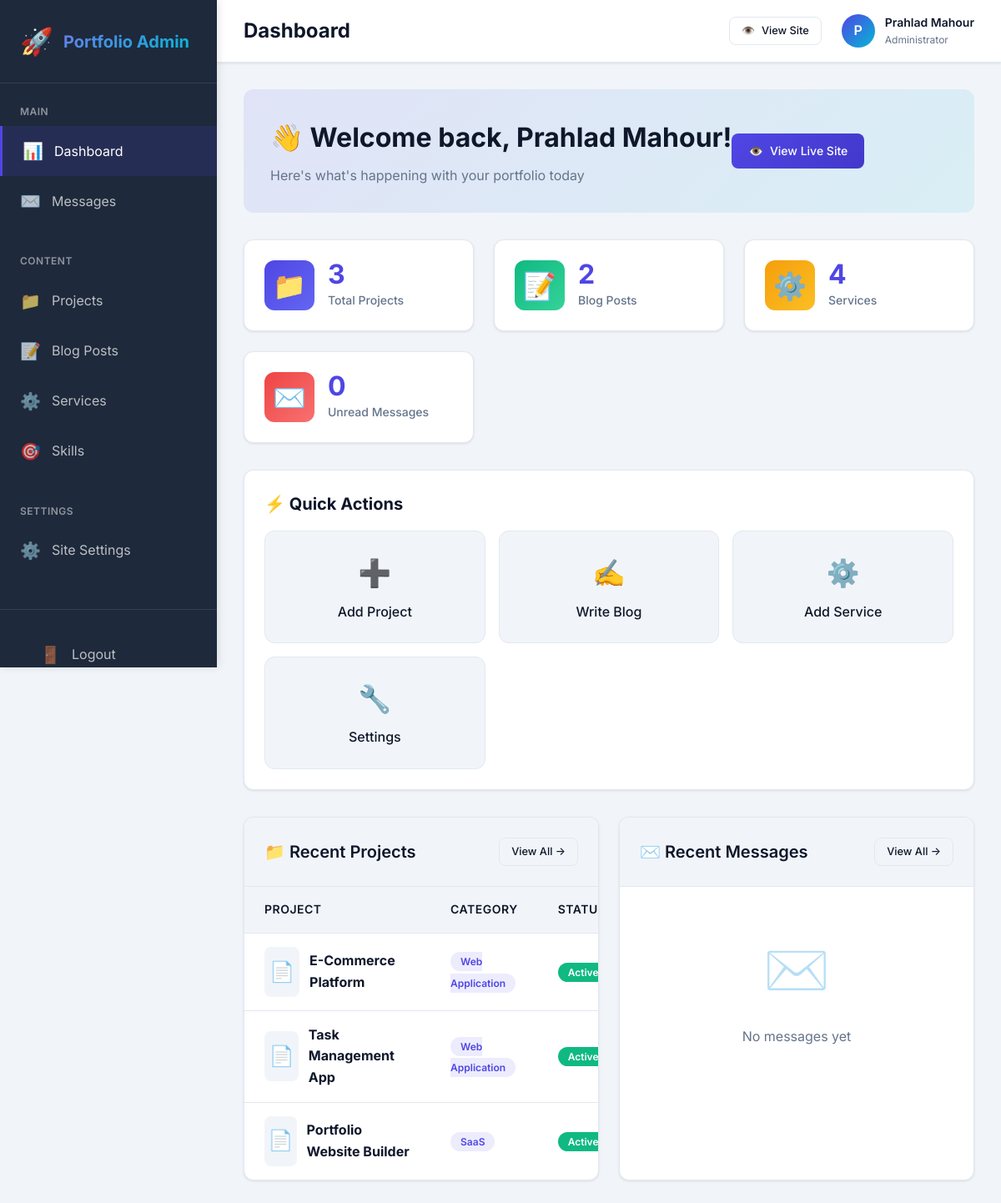
Page /admin/dashboard.php (signed in) on the committed database.
### tables this page shows
CREATE TABLE `users` (
  `id` int(11) NOT NULL AUTO_INCREMENT,
  `name` varchar(100) NOT NULL,
  `email` varchar(100) NOT NULL,
  `password` varchar(255) NOT NULL,
  `role` enum('admin','editor') DEFAULT 'admin',
  `created_at` timestamp NOT NULL DEFAULT CURRENT_TIMESTAMP,
  `updated_at` timestamp NOT NULL DEFAULT CURRENT_TIMESTAMP ON UPDATE CURRENT_TIMESTAMP,
  PRIMARY KEY (`id`),
  UNIQUE KEY `email` (`email`)
);

CREATE TABLE `projects` (
  `id` int(11) NOT NULL AUTO_INCREMENT,
  `title` varchar(200) NOT NULL,
  `description` text NOT NULL,
  `tech_stack` varchar(500) DEFAULT NULL COMMENT 'Comma-separated technologies',
  `category` varchar(50) DEFAULT NULL,
  `image` varchar(255) DEFAULT NULL,
  `live_url` varchar(255) DEFAULT NULL,
  `github_url` varchar(255) DEFAULT NULL,
  `is_featured` tinyint(1) DEFAULT 0,
  `sort_order` int(11) DEFAULT 0,
  `status` enum('active','inactive') DEFAULT 'active',
  `created_at` timestamp NOT NULL DEFAULT CURRENT_TIMESTAMP,
  `updated_at` timestamp NOT NULL DEFAULT CURRENT_TIMESTAMP ON UPDATE CURRENT_TIMESTAMP,
  PRIMARY KEY (`id`)
);

### config/auth.php (called while the page is built, shortened)
<?php
require_once __DIR__ . '/database.php';
function getCurrentUserId() {
    return $_SESSION['user_id'] ?? null;
}
function getCurrentUser() {
    $db = Database::getInstance()->getConnection();
    $stmt = $db->prepare("SELECT id, name, email, role FROM users WHERE id = ?");
    $stmt->execute([getCurrentUserId()]);
    return $stmt->fetch();
}

### app/helpers/helpers.php (called while the page is built, shortened)
<?php
function clean($data) {
    return htmlspecialchars($data ?? '', ENT_QUOTES, 'UTF-8');
}

### config/database.php (called while the page is built, shortened)
<?php
class Database {
    private static $instance = null;
    private $connection;
    private function __construct() {
        try {
            $dsn = "mysql:host=" . DB_HOST . ";dbname=" . DB_NAME . ";charset=" . DB_CHARSET;
            $options = [
                PDO::ATTR_ERRMODE            => PDO::ERRMODE_EXCEPTION,
                PDO::ATTR_DEFAULT_FETCH_MODE => PDO::FETCH_ASSOC,
                PDO::ATTR_EMULATE_PREPARES   => false,
                PDO::MYSQL_ATTR_INIT_COMMAND => "SET NAMES " . DB_CHARSET
            ];
            $this->connection = new PDO($dsn, DB_USER, DB_PASS, $options);
        } catch (PDOException $e) {
            if (APP_ENV === 'development') {
                die("Database Connection Failed: " . $e->getMessage());
            } else {
                die("Database connection error. Please try again later.");
            }
        }
    }
    public static function getInstance() {
        if (self::$instance === null) {
            self::$instance = new Database();
        }
        return self::$instance;
    }
    public function getConnection() {
        return $this->connection;
    }
}

### app/models/Model.php (called while the page is built, shortened)
<?php
require_once dirname(__DIR__, 2) . '/config/database.php';
abstract class Model {
    protected $db;
    protected $table;
    public function __construct() {
        $this->db = Database::getInstance()->getConnection();
    }
    public function all($conditions = [], $orderBy = null, $limit = null) {
        $sql = "SELECT * FROM {$this->table}";
        $params = [];
        if ($orderBy) {
            $sql .= " ORDER BY " . $orderBy;
        }
        if ($limit) {
            $sql .= " LIMIT " . $limit;
        }
        $stmt = $this->db->prepare($sql);
        $stmt->execute($params);
        return $stmt->fetchAll();
    }
    public function count($conditions = []) {
        $sql = "SELECT COUNT(*) FROM {$this->table}";
        $params = [];
        if (!empty($conditions)) {
            $where = [];
            foreach ($conditions as $key => $value) {
                $where[] = "{$key} = ?";
                $params[] = $value;
            }
            $sql .= " WHERE " . implode(' AND ', $where);
        }
        $stmt = $this->db->prepare($sql);
        $stmt->execute($params);
        return (int)$stmt->fetchColumn();
    }
}

### app/models/Message.php (called while the page is built, shortened)
<?php
require_once __DIR__ . '/Model.php';
class Message extends Model {
    public function countUnread() {
        return $this->count(['is_read' => 0]);
    }
}

### admin/dashboard.php (the view, shortened to what this page needs)
<?php
require_once dirname(__DIR__) . '/config/database.php';
require_once dirname(__DIR__) . '/config/auth.php';
require_once dirname(__DIR__) . '/app/helpers/helpers.php';
require_once dirname(__DIR__) . '/app/models/Message.php';
$projectModel = new Project();
$blogModel = new Blog();
$serviceModel = new Service();
$messageModel = new Message();
$stats = [
    'projects' => $projectModel->count(),
    'blogs' => $blogModel->count(),
    'services' => $serviceModel->count(),
    'messages' => $messageModel->countUnread()
];
$recentProjects = $projectModel->all([], 'created_at DESC', 5);
$recentMessages = $messageModel->all([], 'created_at DESC', 5);
$pageTitle = 'Dashboard';
include dirname(__DIR__) . '/includes/admin-header.php';
?>
<div class="page-header" style="background: linear-gradient(135deg, rgba(79, 70, 229, 0.1) 0%, rgba(6, 182, 212, 0.1) 100%); padding: 2rem; border-radius: 12px; margin-bottom: 2rem;">
    <div style="display: flex; justify-content: space-between; align-items: center;">
        <div>
            <h1 style="font-size: 2rem; margin-bottom: 0.5rem;">👋 Welcome back, <?php echo clean($currentUser['name']); ?>!</h1>
            <p style="color: var(--admin-text-light); margin: 0;">Here's what's happening with your portfolio today</p>
        </div>
        <a href="<?php echo SITE_URL; ?>" target="_blank" class="btn btn-primary">
            <span>👁️</span>
            <span>View Live Site</span>
        </a>
    </div>
</div>
<div class="stats-grid" style="margin-bottom: 2rem;">
    <div class="stat-card">
        <div class="stat-icon" style="background: linear-gradient(135deg, #4F46E5 0%, #6366F1 100%); color: white; font-size: 2rem;">
            📁
        </div>
        <div class="stat-info">
            <h3><?php echo number_format($stats['projects']); ?></h3>
            <p>Total Projects</p>
        </div>
    </div>
    <div class="stat-card">
        <div class="stat-icon" style="background: linear-gradient(135deg, #10B981 0%, #34D399 100%); color: white; font-size: 2rem;">
            📝
        </div>
        <div class="stat-info">
            <h3><?php echo number_format($stats['blogs']); ?></h3>
            <p>Blog Posts</p>
        </div>
    </div>
    <div class="stat-card">
        <div class="stat-icon" style="background: linear-gradient(135deg, #F59E0B 0%, #FBBF24 100%); color: white; font-size: 2rem;">
            ⚙️
        </div>
        <div class="stat-info">
            <h3><?php echo number_format($stats['services']); ?></h3>
            <p>Services</p>
        </div>
    </div>
    <div class="stat-card">
        <div class="stat-icon" style="background: linear-gradient(135deg, #EF4444 0%, #F87171 100%); color: white; font-size: 2rem;">
            ✉️
        </div>
        <div class="stat-info">
            <h3><?php echo number_format($stats['messages']); ?></h3>
            <p>Unread Messages</p>
        </div>
    </div>
</div>
<div style="background: white; border-radius: 12px; padding: 1.5rem; box-shadow: var(--admin-shadow); border: 1px solid var(--admin-border); margin-bottom: 2rem;">
    <h2 style="margin-bottom: 1rem; font-size: 1.25rem;">⚡ Quick Actions</h2>
    <div style="display: grid; grid-template-columns: repeat(auto-fit, minmax(200px, 1fr)); gap: 1rem;">
        <a href="projects.php" class="quick-action-btn">
            <span style="font-size: 2rem;">➕</span>
            <span>Add Project</span>
        </a>
        <a href="blogs.php" class="quick-action-btn">
            <span style="font-size: 2rem;">✍️</span>
            <span>Write Blog</span>
        </a>
        <a href="services.php" class="quick-action-btn">
            <span style="font-size: 2rem;">⚙️</span>
            <span>Add Service</span>
        </a>
        <a href="settings.php" class="quick-action-btn">
            <span style="font-size: 2rem;">🔧</span>
            <span>Settings</span>
        </a>
    </div>
</div>
<div style="display: grid; grid-template-columns: 1fr 1fr; gap: 1.5rem; margin-bottom: 2rem;">
    <div class="data-table">
        <div class="table-header">
            <h2 class="table-title">📁 Recent Projects</h2>
            <a href="projects.php" class="btn btn-sm btn-outline">View All →</a>
        </div>
        <?php if (empty($recentProjects)): ?>
            <div style="padding: 3rem; text-align: center; color: var(--admin-text-light);">
                <div style="font-size: 4rem; margin-bottom: 1rem; opacity: 0.5;">📁</div>
                <p style="margin: 0;">No projects yet</p>
                <a href="projects.php" class="btn btn-primary" style="margin-top: 1rem;">Create Your First Project</a>
            </div>
        <?php else: ?>
            <table>
                <thead>
                    <tr>
                        <th>Project</th>
                        <th>Category</th>
                        <th>Status</th>
                    </tr>
                </thead>
                <tbody>
                    <?php foreach ($recentProjects as $project): ?>
                        <tr>
                            <td>
                                <div style="display: flex; align-items: center; gap: 0.75rem;">
                                    <?php if ($project['image']): ?>
                                        <img src="<?php echo getFileUrl($project['image']); ?>" alt="" class="thumb-sm">
                                    <?php else: ?>
                                        <div style="width: 60px; height: 60px; background: var(--admin-bg); border-radius: 8px; display: flex; align-items: center; justify-content: center; font-size: 1.5rem;">📄</div>
                                    <?php endif; ?>
                                    <strong><?php echo clean($project['title']); ?></strong>
                                </div>
                            </td>
                            <td>
                                <span style="background: rgba(79, 70, 229, 0.1); color: var(--admin-primary); padding: 0.25rem 0.75rem; border-radius: 12px; font-size: 0.75rem; font-weight: 600;">
                                    <?php echo clean($project['category'] ?? 'General'); ?>
                                </span>
                            </td>
                            <td>
                                <span class="badge-<?php echo $project['status'] === 'active' ? 'active' : 'inactive'; ?>">
                                    <?php echo ucfirst($project['status']); ?>
                                </span>
                            </td>
                        </tr>
                    <?php endforeach; ?>
                </tbody>
            </table>
        <?php endif; ?>
    </div>
    <div class="data-table">
        <div class="table-header">
            <h2 class="table-title">✉️ Recent Messages</h2>
            <a href="messages.php" class="btn btn-sm btn-outline">View All →</a>
        </div>
        <?php if (empty($recentMessages)): ?>
            <div style="padding: 3rem; text-align: center; color: var(--admin-text-light);">
                <div style="font-size: 4rem; margin-bottom: 1rem; opacity: 0.5;">✉️</div>
                <p style="margin: 0;">No messages yet</p>
            </div>
        <?php endif; ?>
    </div>
</div>
<?php include dirname(__DIR__) . '/includes/admin-footer.php'; ?>

### includes/admin-header.php (shortened to what this page needs)
<?php
$currentUser = getCurrentUser();
$currentPage = basename($_SERVER['PHP_SELF'], '.php');
require_once dirname(__DIR__) . '/app/models/Message.php';
?>
<!DOCTYPE html>
<html lang="en">
<head>
    <link rel="stylesheet" href="<?php echo ASSETS_URL; ?>/css/admin.css">
    <link rel="stylesheet" href="https://cdnjs.cloudflare.com/ajax/libs/font-awesome/6.4.0/css/all.min.css">
</head>
<body>
    <div class="admin-layout">
        <aside class="admin-sidebar" id="adminSidebar">
            <div class="admin-logo">
                <span class="admin-logo-icon">🚀</span>
                <h2>Portfolio Admin</h2>
            </div>
            <nav class="admin-nav">
                <div class="nav-section">
                    <div class="nav-section-title">Main</div>
                    <a href="dashboard.php" class="nav-item <?php echo $currentPage === 'dashboard' ? 'active' : ''; ?>">
                        <span class="nav-icon">📊</span>
                        <span>Dashboard</span>
                    </a>
                    <a href="messages.php" class="nav-item <?php echo $currentPage === 'messages' ? 'active' : ''; ?>">
                        <span class="nav-icon">✉️</span>
                        <span>Messages</span>
                    </a>
                </div>
                <div class="nav-section">
                    <div class="nav-section-title">Content</div>
                    <a href="projects.php" class="nav-item <?php echo $currentPage === 'projects' ? 'active' : ''; ?>">
                        <span class="nav-icon">📁</span>
                        <span>Projects</span>
                    </a>
                    <a href="blogs.php" class="nav-item <?php echo $currentPage === 'blogs' ? 'active' : ''; ?>">
                        <span class="nav-icon">📝</span>
                        <span>Blog Posts</span>
                    </a>
                    <a href="services.php" class="nav-item <?php echo $currentPage === 'services' ? 'active' : ''; ?>">
                        <span class="nav-icon">⚙️</span>
                        <span>Services</span>
                    </a>
                    <a href="skills.php" class="nav-item <?php echo $currentPage === 'skills' ? 'active' : ''; ?>">
                        <span class="nav-icon">🎯</span>
                        <span>Skills</span>
                    </a>
                </div>
                <div class="nav-section">
                    <div class="nav-section-title">Settings</div>
                    <a href="settings.php" class="nav-item <?php echo $currentPage === 'settings' ? 'active' : ''; ?>">
                        <span class="nav-icon">⚙️</span>
                        <span>Site Settings</span>
                    </a>
                </div>
            </nav>
            <div class="sidebar-footer">
                <a href="auth/logout.php" class="nav-item" style="color: rgba(255, 255, 255, 0.7);">
                    <span class="nav-icon">🚪</span>
                    <span>Logout</span>
                </a>
            </div>
        </aside>
        <main class="admin-main">
            <header class="admin-topbar">
                <div class="topbar-left">
                    <h1 class="topbar-title"><?php echo $pageTitle ?? 'Admin Panel'; ?></h1>
                </div>
                <div class="topbar-right">
                    <a href="<?php echo SITE_URL; ?>" target="_blank" class="btn btn-sm btn-outline" title="View Website">
                        <span>👁️</span>
                        <span>View Site</span>
                    </a>
                    <div class="user-info">
                        <div class="user-avatar">
                            <?php echo strtoupper(substr($currentUser['name'], 0, 1)); ?>
                        </div>
                        <div class="user-details">
                            <div class="user-name"><?php echo clean($currentUser['name']); ?></div>
                            <div class="user-role">Administrator</div>
                        </div>
                    </div>
                </div>
            </header>
            <div class="admin-content">

### admin/dashboard.php (style rules this page uses)
.quick-action-btn { display: flex; flex-direction: column; align-items: center; gap: 0.5rem; padding: 1.5rem; background: var(--admin-bg); border: 1px solid var(--admin-border); border-radius: 12px; text-decoration: none; color: var(--admin-text); font-weight: 500; transition: all 0.3s ease; }

### rows in the picture
users: name "P", name "Prahlad Mahour"
projects: title "E-Commerce Platform", category "Web Application", status "Active"
projects: title "Task Management App", category "Web Application", status "Active"
projects: title "Portfolio Website Builder", category "SaaS", status "Active"

### other values in the picture
$pageTitle "Dashboard"
$stats['projects'] "3"
$stats['blogs'] "2"
$stats['services'] "4"
$stats['messages'] "0"
